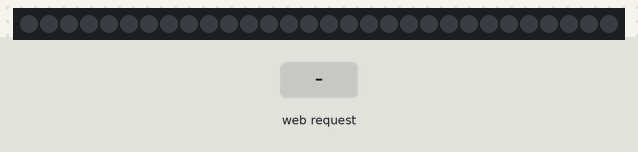
The sketch below on a simulated ESP8266 (Wemos D1 mini). Shown: 30 RGB LEDs in strip order, left to right. Inputs (shaded band) come from the test bench. Dim RGB values are drawn brighter than linear; WiFi joins after 1.5 s; servers stay silent unless stated; what the sketch prints to the serial monitor is not drawn.

Above: at 2.7 s.
2.8 s: HTTP request GET /led?led=on received
At 3.4 s:
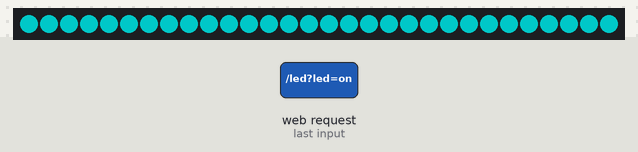
4.3 s: HTTP request GET /led?led=off received
At 5.5 s:
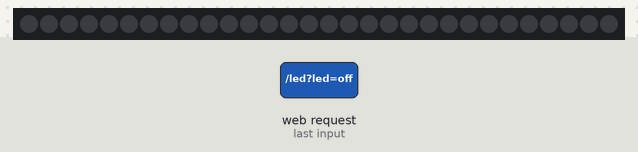
5.8 s: HTTP request GET /led?led=toggle received
At 6.9 s:
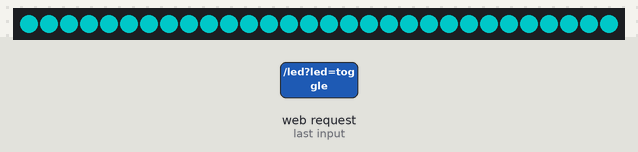
Timing chart, 0 to 8.8 s (numbered marks = the images above; inputs shaded):
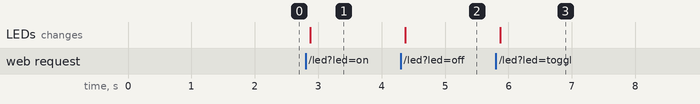

The sketch:

arduino.ino
```cpp
/*  Ik wil dat de strip via led wordt aangeroepen.
    En dat je dan zelf extra argumenten mee kan geven
    zoals aan/uit, kleur en fade aan/uit of fade
    naar een andere kleur.

    Het lijkt mij daarnaast handiger om de technische
    en opstartcode in die bestand te houden en om dan
    voor de ledstrip controle functie een extra
    ledstrip-desk.h bestand aan te maken en die te
    includen.

    Daarnaast wil ik de volgende functies/argumenten
    implementeren.
    $stripColor: gebruikt het color argument:
    - gooi er drie kleurcodes in die door de strip
    toegepast worden, hier moet nog een integratie
    met fade bij zitten.
    $ledControl: gebruikt het aan/uit argument:
    - zet de strip uit met het command on, off
    of toggle. Integreer dit met fade om het uit
    te laten faden. Moet even nagedacht worden
    of er altijd een fade functie in moet zitten,
    ik ga het gewoon testen en kijken wat ik het
    meest gebruik.
    $fade: laat de strip aan/uit of naar een andere
    kleur faden:
    - Integreer dit met stripColor en ledControl,
    wanneer er een andere vooringestelde kleur wordt
    geselecteerd zoals blauw kan dit met een fade
    veranderen. Ook kan er voor het aan en uitgaan
    een fade worden toegepast.
    $pulse: laat de strip van de ene kleur naar de
    andere kleur pulsen:
    - Geef twee kleuren (dit kan dus ook zwart zijn)
    en een tijd mee hoe lang er tussen de pulse moet
    zitten, het moet ook mogelijk zijn om later de
    kleur en de tijd los van elkaar aan te passen.
    Bij de kleur wordt dan eerst de oude kleur
    gespecificeerd.

    Alle functienamen kunnen nog veranderd worden.
*/

// Include libraries.
#include <ESP8266WiFi.h>
#include <DNSServer.h>
#include <ESP8266WebServer.h>
#include <WiFiManager.h>
#include <FastLED.h>

#define NUM_LEDS 30
#define DATA_PIN D4

// Declare variables.
bool check = LOW;
int crgb[3] = {0,255,255};
int orgb[3];
int nrgb[3];

ESP8266WebServer server(80);

CRGB leds[NUM_LEDS];

// Function for choosing the strip's color.
void stripColor(int r, int g, int b) {
    for (int i = 0; i < NUM_LEDS; i++) {
        leds[i] = CRGB(r,b,g);
        FastLED.show();
        delayMicroseconds(1);
    }
}

// Led request handling.
void ledControl() {
    if (server.arg("led") == "on") {
        stripColor(crgb[0],crgb[1],crgb[2]);
        check = HIGH;
    } else if (server.arg("led") == "off") {
        stripColor(0,0,0);
        check = LOW;
    } else if (server.arg("led") == "toggle") {
        if (check == HIGH) {
            stripColor(0,0,0);
            check = LOW;
        } else {
            stripColor(crgb[0],crgb[1],crgb[2]);
            check = HIGH;
        }
    }
    server.send(200, "text/plain", "Processed.\n");
}

void setup() {
    // Setup basic stuff.
    Serial.begin(230400);


    // Wifi manager setup.
    WiFiManager wifiManager;
    wifiManager.autoConnect("(_)_)::::::::D~~~", "password");
    Serial.println(WiFi.localIP());

    FastLED.addLeds<NEOPIXEL, DATA_PIN>(leds, NUM_LEDS);
    FastLED.setBrightness(100);

    server.on("/led", ledControl);
    server.begin();
    Serial.println("Server started.");
}

void loop() {
    // Call the server.
    server.handleClient();
}
```

Measured:
- after the input at 2.8 s, the LEDs: change after 0.07 s (image 1)
- after the input at 4.3 s, the LEDs: change after 0.07 s (image 2)
- after the input at 5.8 s, the LEDs: change after 0.07 s (image 3)
